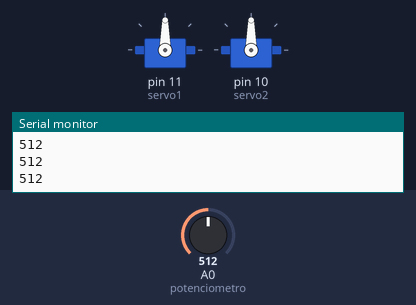
Simulated run of this sketch. Board: Arduino Uno, built with avr-gcc and run on an emulated ATmega328P. Shown: 2 × servo, the last lines printed to the serial monitor. The inputs (shaded band) are chosen by the test bench; at power-on: A0 (potenciometro) = 512.

Above: at 1.2 s.
1.3 s: A0 (potenciometro) set to 716
At 2.3 s:
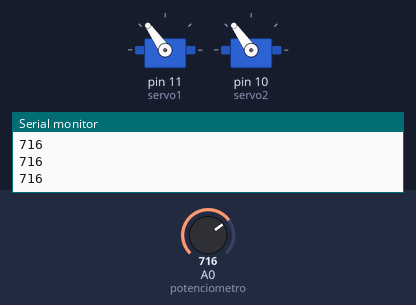
2.8 s: A0 (potenciometro) set to 900
At 3.8 s:
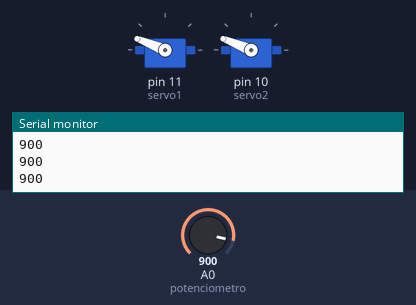
4.3 s: A0 (potenciometro) set to 1023
At 4.9 s:
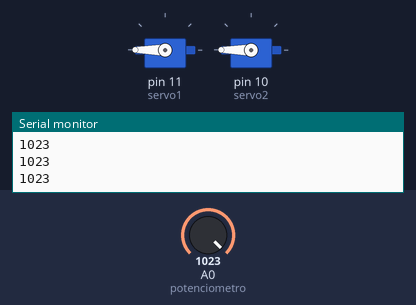
5.8 s: A0 (potenciometro) set to 306
At 7.0 s:
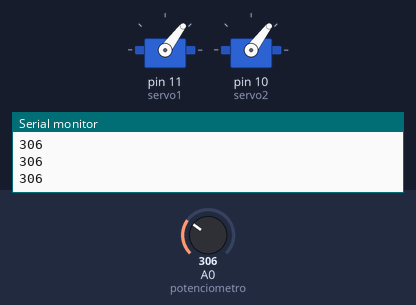
7.3 s: A0 (potenciometro) set to 122
At 8.1 s:
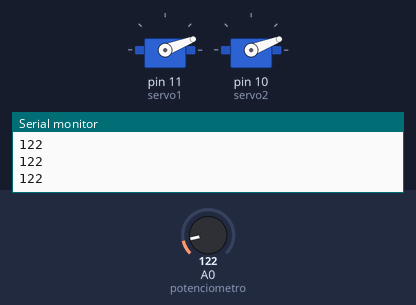
8.8 s: A0 (potenciometro) set to 0
At 9.2 s:
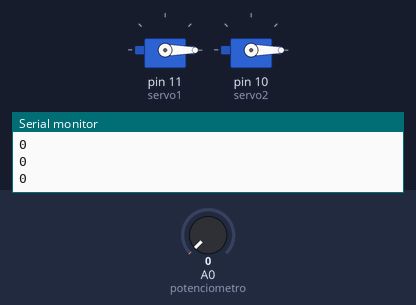
Timing chart, 0 to 11.3 s (numbered marks = the images above; inputs shaded):
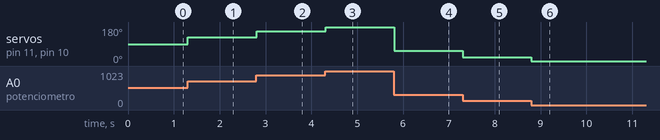

The sketch:

Proyecto_Brazo-Exo.ino
```cpp
#include <Servo.h>

Servo servo1,servo2; //Inicio de variables para el servomotor

int potenciometro= 0; //les para los potenciometros
int valor = 0; //Inicio de variables con respecto al movimiento

void setup()
{
  servo1.attach(11); //Se identifican los servomotores por medio de attach y el numero del input localizado
  servo2.attach(10);
  Serial.begin(9600);
}

void loop()
{

  valor = analogRead(potenciometro); //Se le da el valor del potenciometro indicado para leer el movimiento
  Serial.println(valor);
  valor = map(valor,0,1023,0,180); //Se le da el mapeo de movimiento
  servo1.write(valor);
  servo2.write(valor);
  delay(10); //Se le aplica un "retraso" a la reacción del movimiento
}
```

Measured:
- after the input at 1.3 s, servo on pin 11 (servo1), servo on pin 10 (servo2): 90° → 125° at once
- after the input at 2.8 s, servo on pin 11 (servo1), servo on pin 10 (servo2): 125° → 158° at once
- after the input at 4.3 s, servo on pin 11 (servo1), servo on pin 10 (servo2): 158° → 180° at once
- after the input at 5.8 s, servo on pin 11 (servo1), servo on pin 10 (servo2): 180° → 53° at once
- after the input at 7.3 s, servo on pin 11 (servo1), servo on pin 10 (servo2): 53° → 21° at once
- after the input at 8.8 s, servo on pin 11 (servo1), servo on pin 10 (servo2): 21° → 0° at once
